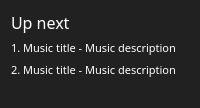
          <widget class="QWidget" name="widget" native="true">
           <property name="styleSheet">
            <string notr="true">background-color:rgb(33, 33, 33);
border-radius:15px;</string>
           </property>
           <layout class="QVBoxLayout" name="verticalLayout_17" stretch="1,3,0">
            <property name="bottomMargin">
             <number>30</number>
            </property>
            <item>
             <widget class="QLabel" name="label_11">
              <property name="maximumSize">
               <size>
                <width>16777215</width>
                <height>16777215</height>
               </size>
              </property>
              <property name="font">
               <font>
                <family>Plus Jakarta Sans SemiBold</family>
                <pointsize>12</pointsize>
                <weight>50</weight>
                <bold>false</bold>
               </font>
              </property>
              <property name="styleSheet">
               <string notr="true">color:rgb(255, 255, 255);</string>
              </property>
              <property name="text">
               <string>Up next</string>
              </property>
             </widget>
            </item>
            <item>
             <widget class="QLabel" name="label_81">
              <property name="maximumSize">
               <size>
                <width>16777215</width>
                <height>60</height>
               </size>
              </property>
              <property name="font">
               <font>
                <family>Plus Jakarta Sans Medium</family>
                <pointsize>8</pointsize>
                <weight>50</weight>
                <bold>false</bold>
               </font>
              </property>
              <property name="styleSheet">
               <string notr="true">color: rgb(255, 255, 255);</string>
              </property>
              <property name="text">
               <string>1. Music title - Music description</string>
              </property>
             </widget>
            </item>
            <item>
             <widget class="QLabel" name="label_82">
              <property name="maximumSize">
               <size>
                <width>16777215</width>
                <height>60</height>
               </size>
              </property>
              <property name="font">
               <font>
                <family>Plus Jakarta Sans Medium</family>
                <pointsize>8</pointsize>
                <weight>50</weight>
                <bold>false</bold>
               </font>
              </property>
              <property name="styleSheet">
               <string notr="true">color: rgb(255, 255, 255);</string>
              </property>
              <property name="text">
               <string>2. Music title - Music description</string>
              </property>
             </widget>
            </item>
           </layout>
          </widget>
